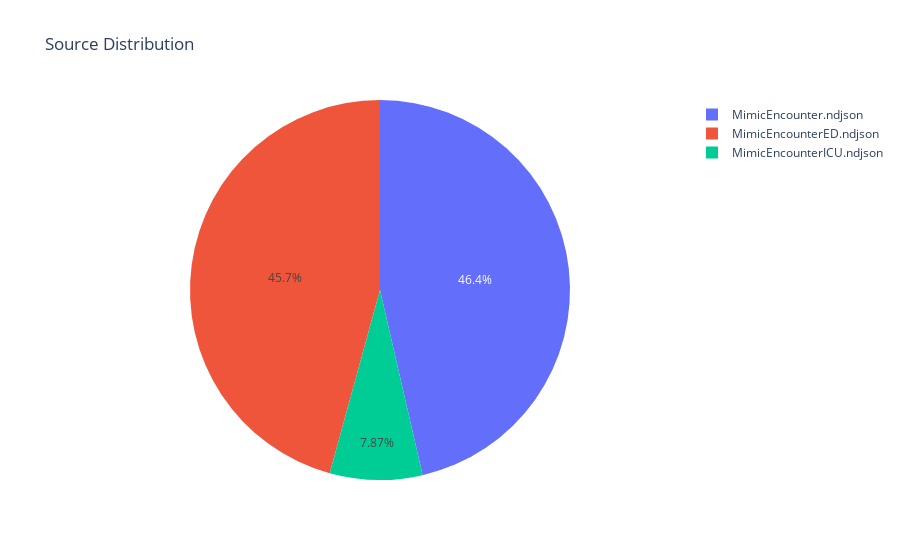

This figure's notebook cell:
### Markdown cell above
#### Source Distribution Pie Chart

### Code cell
px.pie(fm_encounter.groupBy("sourceName").count().toPandas(), values='count', names='sourceName', title='Source Distribution').show()

### Figure 1 — Plotly figure (JSON) as saved in the notebook; plotly's stock layout.template omitted (floating-point values rounded to 4 significant figures)
{"data": [{"domain": {"x": [0, 1], "y": [0, 1]}, "hovertemplate": "sourceName=%{label}<br>count=%{value}<extra></extra>", "labels": ["MimicEncounter.ndjson", "MimicEncounterED.ndjson", "MimicEncounterICU.ndjson"], "legendgroup": "", "name": "", "showlegend": true, "type": "pie", "values": [431231, 425087, 73181]}], "layout": {"legend": {"tracegroupgap": 0}, "title": {"text": "Source Distribution"}}}
